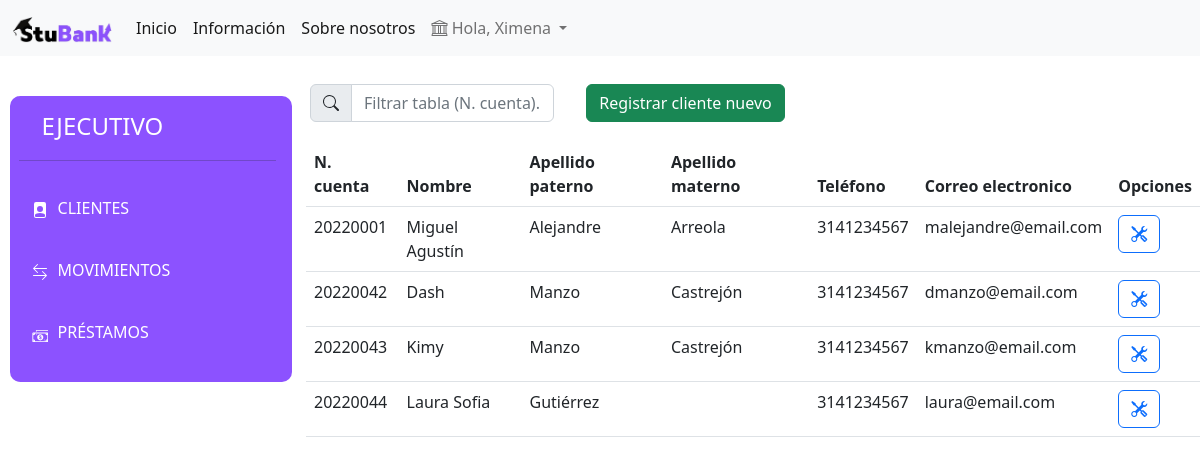
Screenshot of /ejecutivo/clientes.php (signed in) with the database file from the repository.
### tables this page shows
CREATE TABLE `clientes` (
  `id_cliente` int(11) NOT NULL,
  `nCuenta` varchar(9) NOT NULL,
  `nEjecutivo` varchar(9) NOT NULL,
  `nombre` varchar(50) NOT NULL,
  `apellidoP` varchar(50) NOT NULL,
  `apellidoM` varchar(50) NOT NULL,
  `foto` varchar(9) DEFAULT NULL,
  `telefono` varchar(10) NOT NULL,
  `fecNac` date NOT NULL,
  `email` varchar(50) NOT NULL,
  `curp` varchar(18) NOT NULL,
  `password` varchar(50) DEFAULT NULL,
  `rol` int(11) NOT NULL DEFAULT 3,
  `fecInscrip` date NOT NULL,
  `estatus` int(11) NOT NULL DEFAULT 1
);

### ejecutivo/clientes.php (the view, shortened to what this page needs)
<?php
    $cuenta = $_SESSION['cuenta'];
    include('../view/conexion.php');
    $obtencion = "SELECT * FROM clientes WHERE nEjecutivo = '$cuenta' AND estatus = 1";
    $resultado = mysqli_query($mysqli,$obtencion);
    $clientes = $resultado->fetch_all(MYSQLI_ASSOC);
?>
<!DOCTYPE html>
<html lang="es">
<head>
    <link rel="stylesheet" href="../src/css/menu.css">
    <link href="https://cdn.jsdelivr.net/npm/bootstrap@5.2.0/dist/css/bootstrap.min.css" rel="stylesheet">
    <link rel="stylesheet" href="https://cdn.jsdelivr.net/npm/bootstrap-icons@1.9.1/font/bootstrap-icons.css">
</head>
<header>
    <?php include('../view/navbar.php'); ?>
</header>
<body>
    <div class="row">
        <?php include('menu.php'); ?>
        <div class="col-md-9">
            <div class="row" style="width: 100%;">
                <div class="input-group m-1" style="width: 30%;">
                    <span class="input-group-text" id="basic-addon1">
                    </span>
                    <input type="text" id="myInput" onkeyup="myFunction()" placeholder="Filtrar tabla (N. cuenta)..." class="form-control" style="width: 30%;">
                </div>
                <div class="m-1" style="width: 60%; margin-right: 5em;">
                    <a href="new_client.php" class="btn btn-success">Registrar cliente nuevo</a><br>
                </div>
            </div>
            <table class="table mt-3" id="myTable">
                <thead>
                    <th scope="col">N. cuenta</th>
                    <th scope="col">Nombre</th>
                    <th scope="col">Apellido paterno</th>
                    <th scope="col">Apellido materno</th>
                    <th scope="col">Teléfono</th>
                    <th scope="col">Correo electronico</th>
                    <th scope="col">Opciones</th>
                </thead>
                <tbody>
                    <?php foreach($clientes as $cliente): ?>
                        <tr>
                            <td><?=$cliente['nCuenta'] ?></td>
                            <td><?=$cliente['nombre'] ?></td>
                            <td><?=$cliente['apellidoP'] ?></td>
                            <td><?=$cliente['apellidoM'] ?></td>
                            <td><?=$cliente['telefono'] ?></td>
                            <td><?=$cliente['email'] ?></td>
                            <td>
                                <a href="opcCl.php?id=<?=$cliente['nCuenta'];?>" class="btn btn-outline-primary"><i class="bi bi-tools"></i></a>
                            </td>
                        </tr>
                    <?php endforeach ?>
                </tbody>
            </table>
        </div>
    </div>
</body>
</html>

### rows the page displays
clientes: nCuenta "20220001", nombre "Miguel Agustín", apellidoP "Alejandre", apellidoM "Arreola", telefono "3141234567", email "malejandre@email.com"
clientes: nCuenta "20220042", nombre "Dash", apellidoP "Manzo", apellidoM "Castrejón", telefono "3141234567", email "dmanzo@email.com"
clientes: nCuenta "20220043", nombre "Kimy", apellidoP "Manzo", apellidoM "Castrejón", telefono "3141234567", email "kmanzo@email.com"
clientes: nCuenta "20220044", nombre "Laura Sofia", apellidoP "Gutiérrez", telefono "3141234567", email "laura@email.com"

### other values shown
$nombre "Ximena"
